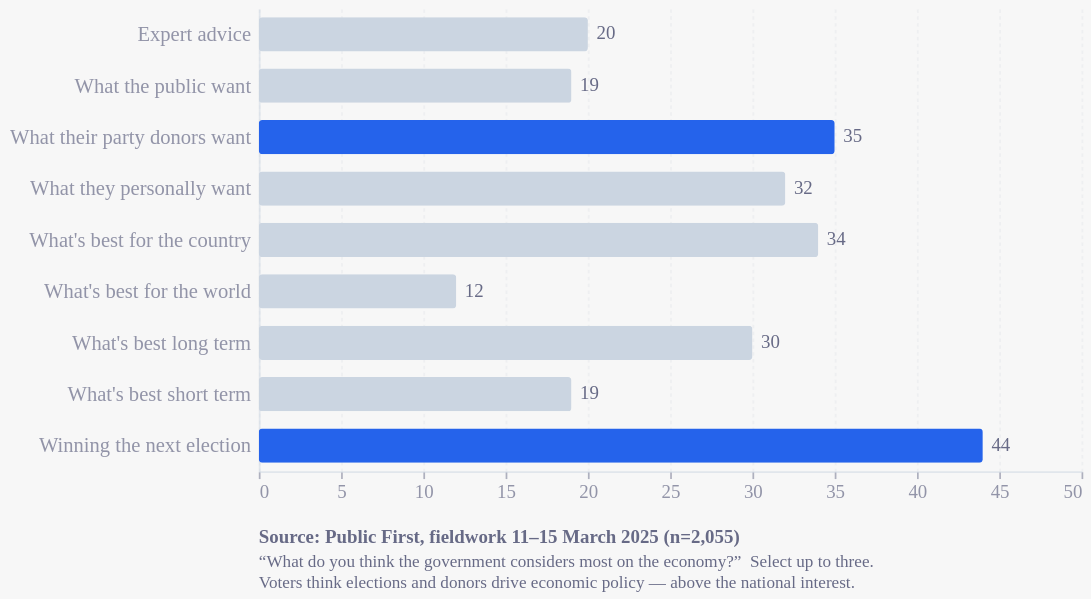

The code cell stored with this chart in its notebook:
### Code cell
import pandas as pd
import altair as alt
from ecostyles import EcoStyles

styles = EcoStyles(); styles.register_and_enable_theme()

# "What do you think the government considers most?" (select up to 3). All adults, Mar 2025, n=2,055.
df = pd.DataFrame([
    ("Winning the next election",   44),
    ("What their party donors want",35),
    ("What's best for the country", 34),
    ("What they personally want",   32),
    ("What's best long term",       30),
    ("Expert advice",               20),
    ("What the public want",        19),
    ("What's best short term",      19),
    ("What's best for the world",   12),
], columns=["motive", "pct"])

# highlight the two cynical top answers
df["hi"] = df["motive"].isin(["Winning the next election", "What their party donors want"])

base = alt.Chart(df).encode(
    y=alt.Y("motive:N", sort="-x", title=None,
            axis=alt.Axis(labelFontSize=12, labelLimit=200)))

bars = base.mark_bar(height=20, cornerRadius=2).encode(
    x=alt.X("pct:Q", title=None, axis=alt.Axis(format="d", grid=True),
            scale=alt.Scale(domain=[0, 50])),
    color=alt.Color("hi:N",
        scale=alt.Scale(domain=[True, False], range=["#2563eb", "#cbd5e1"]),
        legend=None))

labels = base.mark_text(align="left", dx=5, fontSize=11, color="#676A86").encode(
    x="pct:Q", text=alt.Text("pct:Q", format="d"))

caption = alt.Title(
    text="Source: Public First, fieldwork 11–15 March 2025 (n=2,055)",
    subtitle=[
        "“What do you think the government considers most on the economy?”  Select up to three.",
        "Voters think elections and donors drive economic policy — above the national interest.",
    ],
    orient="bottom", anchor="start",
    fontSize=11, subtitleFontSize=10,
    color="#676A86", subtitleColor="#676A86", dy=12)

chart = (
    (bars + labels)
    .properties(width=480, height=alt.Step(30), title=caption)
    .configure(background="#f7f7f7", font="Circular Std")
    .configure_view(fill="transparent", stroke="transparent")
    .configure_axis(labelColor="#676A86", titleColor="#676A86",
                    gridColor="#e5e7eb", domainColor="#cbd5e1"))

styles.save(chart, name="public_views4", svg=True)
chart

### Figure 1 — Vega-Lite specification as saved in the notebook (floating-point values rounded to 4 significant figures)
{"config": {"font": "Circular Std", "text": {"color": "#676A86", "align": "left", "baseline": "middle", "dx": 7, "dy": 0, "fontSize": 11}, "view": {"stroke": "transparent", "continuousWidth": 400, "continuousHeight": 300, "discreteWidth": 400, "discreteHeight": 300, "fill": "transparent"}, "range": {"category": ["#36B7B4", "#E6224B", "#F4C245", "#0063AF", "#00A767", "#179FDB", "#EB5C2E", "#5C267B", "#122B39"], "diverging": ["#E6224B", "#E54753", "#C9C9C9", "#179FDB", "#122B39"], "heatmap": ["#C9C9C9", "#179FDB", "#0063AF", "#122B39"], "ordinal": ["#00A767", "#36B7B4", "#179FDB", "#0063AF", "#243B5A"]}, "bar": {"color": "#179fdb"}, "line": {"color": "#e6224b"}, "rule": {"color": "#676A86"}, "area": {"opacity": 0.8}, "point": {"filled": true, "size": 80, "color": "#e6224b", "opacity": 0.95}, "geoshape": {"stroke": "white", "strokeWidth": 0.3}, "rect": {"fill": "#d6d4d4", "opacity": 0.3}, "axis": {"labelColor": "#676A86", "labelFontSize": 11, "labelFont": "Circular Std", "labelOpacity": 0.7, "tickColor": "#676A86", "tickOpacity": 0.5, "domainColor": "#cbd5e1", "domainOpacity": 0.5, "gridColor": "#e5e7eb", "gridDash": [2, 2], "gridOpacity": 0.5, "title": null, "titleColor": "#676A86", "titleOpacity": 0.8, "tickSize": 4}, "axisXDiscrete": {"grid": false, "labelAngle": 0, "tickCount": 10, "tickOpacity": 0.5, "title": null}, "axisYDiscrete": {"ticks": false, "labelPadding": 5}, "axisXTemporal": {"grid": false, "ticks": true}, "axisXQuantitative": {"grid": true}, "axisYQuantitative": {"gridColor": "#676A86", "gridDash": [1, 5], "gridOpacity": 0.5, "ticks": false, "labelPadding": 5, "tickCount": 8, "titleAngle": 0, "titleAlign": "left", "titleBaseline": "bottom", "titleX": 0, "titleY": -5}, "title": {"color": "#676A86E6", "subtitleColor": "#676A86", "font": "Circular Std", "subtitleFont": "Circular Std", "anchor": "start", "fontSize": 14, "subtitleFontSize": 12, "subtitlePadding": 4, "offset": 0, "frame": "group"}, "legend": {"titleColor": "#122b39", "title": null, "labelColor": "#122b39", "labelFontSize": 11}, "background": "#f7f7f7"}, "layer": [{"mark": {"type": "bar", "cornerRadius": 2, "height": 20}, "encoding": {"color": {"field": "hi", "legend": null, "scale": {"domain": [true, false], "range": ["#2563eb", "#cbd5e1"]}, "type": "nominal"}, "x": {"axis": {"format": "d", "grid": true}, "field": "pct", "scale": {"domain": [0, 50]}, "title": null, "type": "quantitative"}, "y": {"axis": {"labelFontSize": 12, "labelLimit": 200}, "field": "motive", "sort": "-x", "title": null, "type": "nominal"}}}, {"mark": {"type": "text", "align": "left", "color": "#676A86", "dx": 5, "fontSize": 11}, "encoding": {"text": {"field": "pct", "format": "d", "type": "quantitative"}, "x": {"field": "pct", "type": "quantitative"}, "y": {"axis": {"labelFontSize": 12, "labelLimit": 200}, "field": "motive", "sort": "-x", "title": null, "type": "nominal"}}}], "data": {"name": "data-ee340f591213c77373e24796ae907a4b"}, "height": {"step": 30}, "title": {"text": "Source: Public First, fieldwork 11–15 March 2025 (n=2,055)", "anchor": "start", "color": "#676A86", "dy": 12, "fontSize": 11, "orient": "bottom", "subtitle": ["“What do you think the government considers most on the economy?”  Select up to three.", "Voters think elections and donors drive economic policy — above the national interest."], "subtitleColor": "#676A86", "subtitleFontSize": 10}, "width": 480, "$schema": "https://vega.github.io/schema/vega-lite/v6.4.1.json", "datasets": {"data-ee340f591213c77373e24796ae907a4b": [{"motive": "Winning the next election", "pct": 44, "hi": true}, {"motive": "What their party donors want", "pct": 35, "hi": true}, {"motive": "What's best for the country", "pct": 34, "hi": false}, {"motive": "What they personally want", "pct": 32, "hi": false}, {"motive": "What's best long term", "pct": 30, "hi": false}, {"motive": "Expert advice", "pct": 20, "hi": false}, {"motive": "What the public want", "pct": 19, "hi": false}, {"motive": "What's best short term", "pct": 19, "hi": false}, {"motive": "What's best for the world", "pct": 12, "hi": false}]}}
